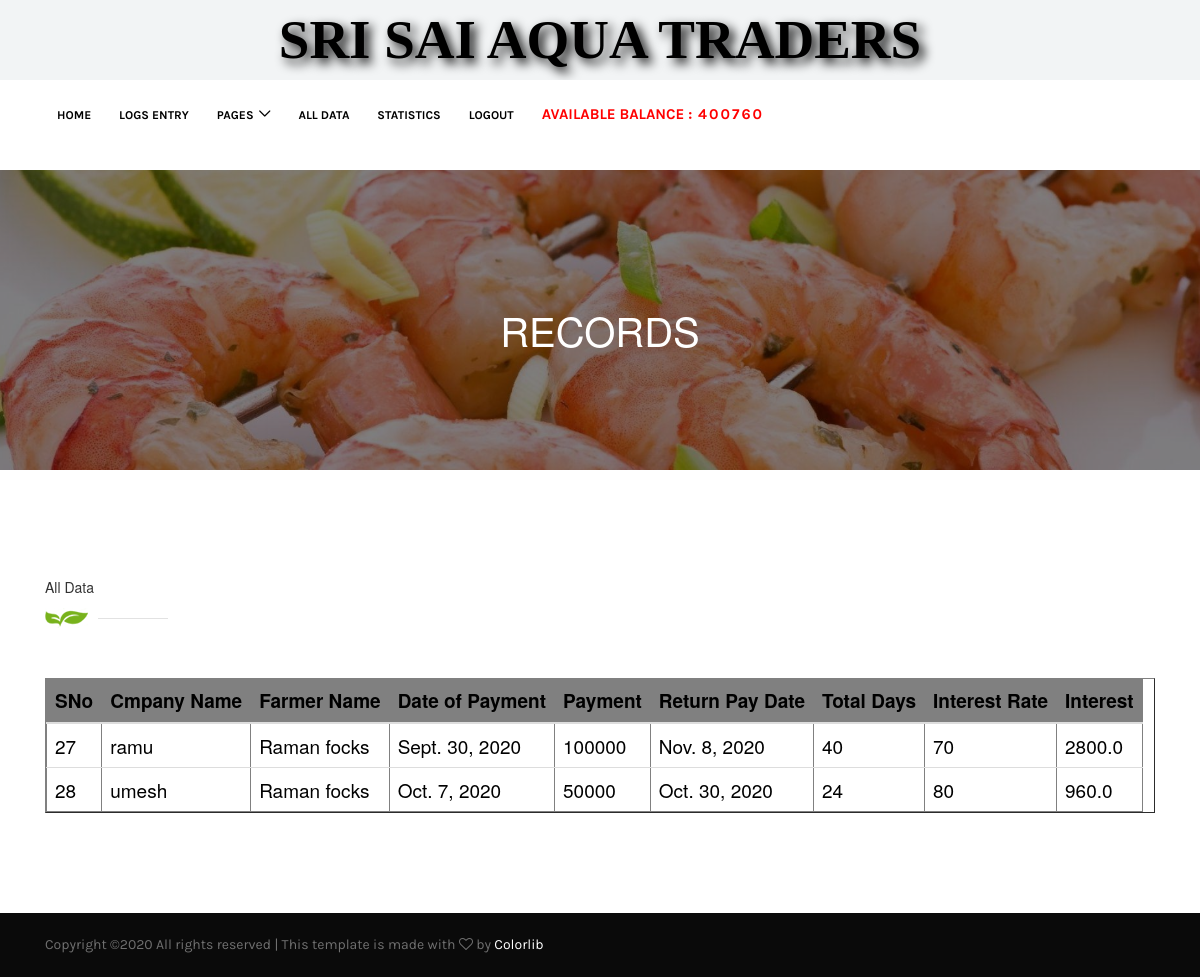
The page /alldata/ (signed in) on the database its author committed.
### pages/models.py (models this page shows, shortened)
class Logs_Table(models.Model):
	Farmer=models.CharField(max_length=50)
	Company_Name=models.CharField(max_length=50)
	Date_of_Pay=models.DateField()
	Payment=models.IntegerField()
	Return_Pay_Date=models.DateField(null=True)
	Total_Days=models.IntegerField(null=True)
	Rate_Of_Interest=models.IntegerField(null=True)
	Interest=models.FloatField(null=True)
	Total=models.FloatField(null=True)

### pages/views.py (the view)
# urls.py: path('alldata/', views.alldata,name="alldata"),
@login_required(login_url='/login/')
def alldata(request):
	investment=Investment.objects.all().aggregate(Sum('Investment_amount'))['Investment_amount__sum'] or 0
	payment=Logs_Table.objects.all().aggregate(Sum('Payment'))['Payment__sum'] or 0
	paycom=Logs_Table.objects.all().aggregate(Sum('Total'))['Total__sum'] or 0
	retpays=Returninvestment.objects.all().aggregate(Sum('Investment_amount'))['Investment_amount__sum'] or 0
	bankinterest=Bankinterest.objects.all().aggregate(Sum('Amount'))['Amount__sum'] or 0
	context={
	'availbalance':math.floor(investment+paycom-payment-retpays-bankinterest),
	'alldata':Logs_Table.objects.all(),
	}
	return render(request,'alldata.html',context)

### pages/templates/alldata.html
{% extends 'base.html' %}
{% load static %}
{% block content %}
<div class="breadcrumb-area bg-img bg-overlay jarallax" style="background-image: url({% static 'img/fishbanner.jpg' %});">
    <div class="container h-100">
      <div class="row h-100 align-items-center">
        <div class="col-12">
          <div class="breadcrumb-text">
            <h2>Records</h2>
          </div>
        </div>
      </div>
    </div>
  </div>
<section class="contact-area section-padding-100-0">
    <div class="container">
      <div class="row justify-content-between">
    <div class="col-12 col-lg-12">
          <div class="contact-content mb-100">
            <div class="section-heading">
              <h5>All Data</h5>
              <img src="{% static 'img/core-img/decor.png' %}" alt="">
            </div>
           <table id="dtMaterialDesignExample" class="table table-responsive" border='1' cellspacing="0" width="100%">
  <thead>
    <tr>
      <th class="th-sm">SNo
      </th>
      <th class="th-sm">Cmpany Name
      </th>
      <th class="th-sm">Farmer Name
      </th>
      <th class="th-sm">Date of Payment
      </th>
      <th class="th-sm">Payment
      </th>
      <th class="th-sm">Return Pay Date
      </th>
      <th class="th-sm">Total Days
      </th>
      <th class="th-sm">Interest Rate
      </th>
      <th class="th-sm">Interest
      </th>
    </tr>
  </thead>
  <tbody>
  	{% for i in alldata %}
    <tr>
      <td>{{ i.id }}</td>
      <td>{{ i.Farmer }}</td>
      <td>{{ i.Company_Name }}</td>
      <td>{{ i.Date_of_Pay }}</td>
      <td>{{ i.Payment }}</td>
      <td>{{ i.Return_Pay_Date }}</td>
      <td>{{ i.Total_Days }}</td>
      <td>{{ i.Rate_Of_Interest }}</td>
      <td>{{ i.Interest }}</td>
    </tr>
    {% endfor %}
  </tbody>
</table>
          </div>
        </div>
      </div>
    </div>
  </section>
{% endblock %}

### pages/templates/base.html (shortened to what this page needs)
{% load static %}
<!DOCTYPE html>
<html lang="en">
<head>
  <link rel="stylesheet" href="{% static 'style.css' %}">
  <link rel="stylesheet" href="https://maxcdn.bootstrapcdn.com/bootstrap/3.4.1/css/bootstrap.min.css">
</head>
<body>
  <header class="header-area" >
    <div class="top-header-area"  style="padding: 20px">
      <div class="container">
        <div class="row">
          <div class="col-12">
            <div class="top-header-content d-flex align-items-center justify-content-between" >
              <div class="top-header-meta text-center" >
                <P style="color:#000;font-size:55px;font-family:Hanalei;font-weight: bold;text-shadow:5px 5px 11px black; ">SRI SAI AQUA TRADERS</P>
              </div>
            </div>
          </div>
        </div>
      </div>
    </div>
    <div class="famie-main-menu">
      <div class="classy-nav-container breakpoint-off">
        <div class="container">
          <nav class="classy-navbar justify-content-between" id="famieNav">
            <div class="classy-menu">
              <div class="classynav" style="float:right">
               <ul>
                  <li><a href="{% url 'data-page' %}">Home</a></li>
                  {% if user.is_authenticated %}
                  <li><a href="{% url 'logs' %}">Logs Entry</a></li>
                   <li><a href="#">Pages</a>
                  </li>
                  <li><a href="{% url 'alldata' %}">All Data</a></li>
                  <li><a href="{% url 'statistics' %}">Statistics</a></li>
                  <li><a href="{% url 'logout' %}">Logout</a></li>
                  <li>
                  {% if availbalance %}
                  <li><a style="color:red;font-size: 15px">Available Balance :<span style="letter-spacing: 2px;"> {{ availbalance }}</span></a></li>
                    {% endif %}
                  </li>
                  {% else %}
                  <li><a href="{% url 'login' %}">Login</a></li>
                  {% endif %}
                </ul>
              </div>
              </div>
          </nav>
        </div>
      </div>
    </div>
  </header>
 <section class="about-us-area">
    <div class="container">
  </div>
</section>
{% block content %}
{% endblock %}
  <footer class="footer-area">
    <div class="copywrite-area">
      <div class="container">
        <div class="copywrite-text">
          <div class="row align-items-center">
            <div class="col-md-6">
              <p>
Copyright &copy;<script>document.write(new Date().getFullYear());</script> All rights reserved | This template is made with <i class="fa fa-heart-o" aria-hidden="true"></i> by <a href="https://colorlib.com" target="_blank">Colorlib</a>
</p>
            </div>
            <div class="col-md-6">
            </div>
          </div>
        </div>
      </div>
    </div>
  </footer>
</body>
</html>

### pages/static/style.css (style rules this page uses)
* { margin: 0; padding: 0; }
body { font-family: "Karla", sans-serif; color: #707070; }
h1, h2, h3, h4, h5, h6 { font-family: "Karla", sans-serif; color: #303030; line-height: 1.3; font-weight: 700; }
p { font-family: "Karla", sans-serif; color: #707070; font-size: 14px; line-height: 1.7; font-weight: 400; }
a, a:focus, a:hover { -webkit-transition-duration: 500ms; -o-transition-duration: 500ms; transition-duration: 500ms; text-decoration: none; outline: 0 solid transparent; color: #707070; font-weight: 700; font-size: 14px; font-family: "Karla", sans-serif; }
ul { margin: 0; }
ul li { list-style: none; }
img { height: auto; max-width: 100%; }
.bg-img { background-position: center center; background-size: cover; background-repeat: no-repeat; }
.bg-overlay { position: relative; z-index: 2; background-position: center center; background-size: cover; }
.bg-overlay::after { background-color: rgba(0, 0, 0, 0.5); position: absolute; z-index: -1; top: 0; left: 0; width: 100%; height: 100%; content: ""; }
.jarallax { position: relative; z-index: 0; }
.mb-100 { margin-bottom: 100px !important; }
.section-padding-100-0 { padding-top: 100px; padding-bottom: 0; }
.section-heading { position: relative; z-index: 1; margin-bottom: 50px; }
.top-header-area { position: relative; z-index: 1; width: 100%; background-color: #f2f4f5; }
.top-header-content { position: relative; z-index: 1; width: 100%; height: 40px; background-color: #f2f4f5; }
.top-header-content .top-header-meta { position: relative; z-index: 1; -webkit-box-flex: 0; -ms-flex: 0 0 100%; flex: 0 0 100%; max-width: 100%; width: 100%; }
.top-header-content .top-header-meta p { margin-bottom: 0; font-size: 12px; }
.header-area { position: relative; z-index: 1000; width: 100%; }
.header-area .famie-main-menu { position: relative; width: 100%; }
.header-area .famie-main-menu .classy-nav-container { position: relative; z-index: 1; }
.header-area .famie-main-menu .classy-nav-container .container { position: relative; z-index: 1; }
.header-area .famie-main-menu .classy-navbar { padding: 0; height: 80px; }
.header-area .famie-main-menu .classy-navbar .classynav ul li a { font-weight: bold; text-transform: uppercase; font-size: 12px; color: #000; }
.breadcrumb-area { position: relative; z-index: 1; width: 100%; height: 300px; }
.breadcrumb-area .breadcrumb-text { position: relative; z-index: 1; text-align: center; }
.breadcrumb-area .breadcrumb-text h2 { color: #ffffff; text-transform: uppercase; margin-bottom: 0; font-size: 40px; }
.footer-area { position: relative; z-index: 1; background-color: #ffffff; }
.copywrite-area { position: relative; z-index: 1; padding: 20px 0; background-color: #0a0a0a; }
.copywrite-area .copywrite-text p { font-size: 14px; margin-bottom: 0; font-weight: 400; color: #707070; }
.copywrite-area .copywrite-text a { color: #ffffff; font-size: 14px; font-weight: 400; }

### pages/static/css/classy-nav.css (style rules this page uses)
body { font-family: "Roboto", sans-serif; }
ul { margin: 0; }
ul li { list-style: none; }
img { height: auto; max-width: 100%; }
.bg-img { background-position: center center; background-size: cover; background-repeat: no-repeat; }
.classy-nav-container { position: relative; z-index: 100; background-color: #ffffff; }
.classy-nav-container * { box-sizing: border-box; }
.classy-nav-container a { -webkit-transition-duration: 500ms; transition-duration: 500ms; text-decoration: none; outline: none; font-size: 14px; font-weight: 400; color: #232323; display: inline-block; }
.justify-content-between { -webkit-box-pack: justify; -ms-flex-pack: justify; justify-content: space-between; }
.classy-navbar { width: 100%; height: 70px; padding: 0.5em 2em; display: -webkit-box; display: -ms-flexbox; display: flex; -webkit-box-align: center; -ms-flex-align: center; -ms-grid-row-align: center; align-items: center; }
.classynav ul li { display: inline-block; clear: both; position: inherit; z-index: 10; }
.classynav ul li.cn-dropdown-item { position: relative; z-index: 10; }
.classynav ul li a { padding: 0 12px; display: block; height: 35px; font-size: 14px; line-height: 34px; }
.classynav ul li.megamenu-item > a:after, .classynav ul li.has-down > a:after { font-family: 'classyfonts'; content: "\e900"; font-size: 12px; color: #000000; padding-left: 5px; -webkit-transition-duration: 500ms; transition-duration: 500ms; }
.breakpoint-off .classynav { display: -webkit-box; display: -ms-flexbox; display: flex; -webkit-box-align: center; -ms-flex-align: center; -ms-grid-row-align: center; align-items: center; }

### rows shown on the page
Logs_Table: id "27", Farmer "ramu", Company_Name "Raman focks", Date_of_Pay "Sept. 30, 2020", Payment "100000", Return_Pay_Date "Nov. 8, 2020", Total_Days "40", Rate_Of_Interest "70", Interest "2800.0"
Logs_Table: id "28", Farmer "umesh", Company_Name "Raman focks", Date_of_Pay "Oct. 7, 2020", Payment "50000", Return_Pay_Date "Oct. 30, 2020", Total_Days "24", Rate_Of_Interest "80", Interest "960.0"

### other values the page prints
{{ availbalance }} "400760"
